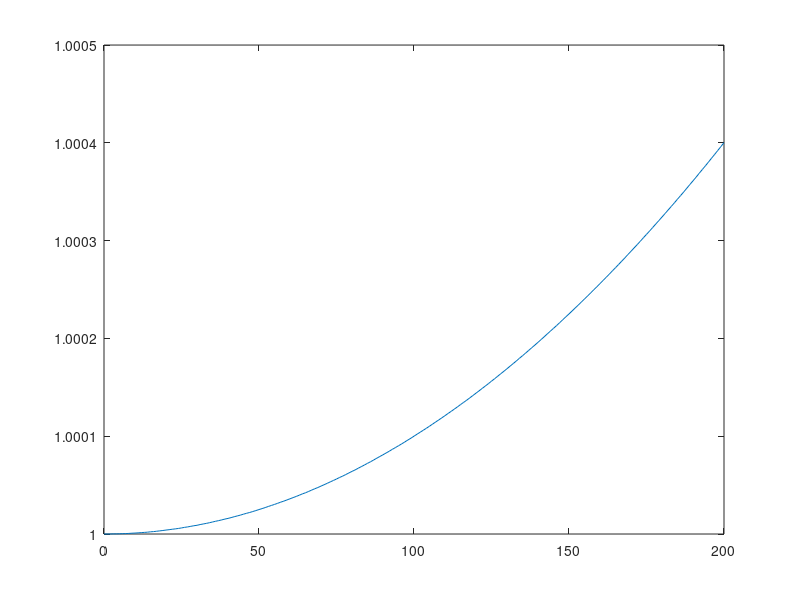

Source code (MATLAB):
clc,clear,close all

R = 1;
L = 0.01;
C = 1e-6;
omega = 0:1:200;
RC = (-R*1i./omega/C)./(R-1i./omega/C);
H1 = RC./(RC+1i.*omega*L);
H2 = 1./(omega.^2*L*C-1);
% H1 = R
plot(omega,abs(H2))
